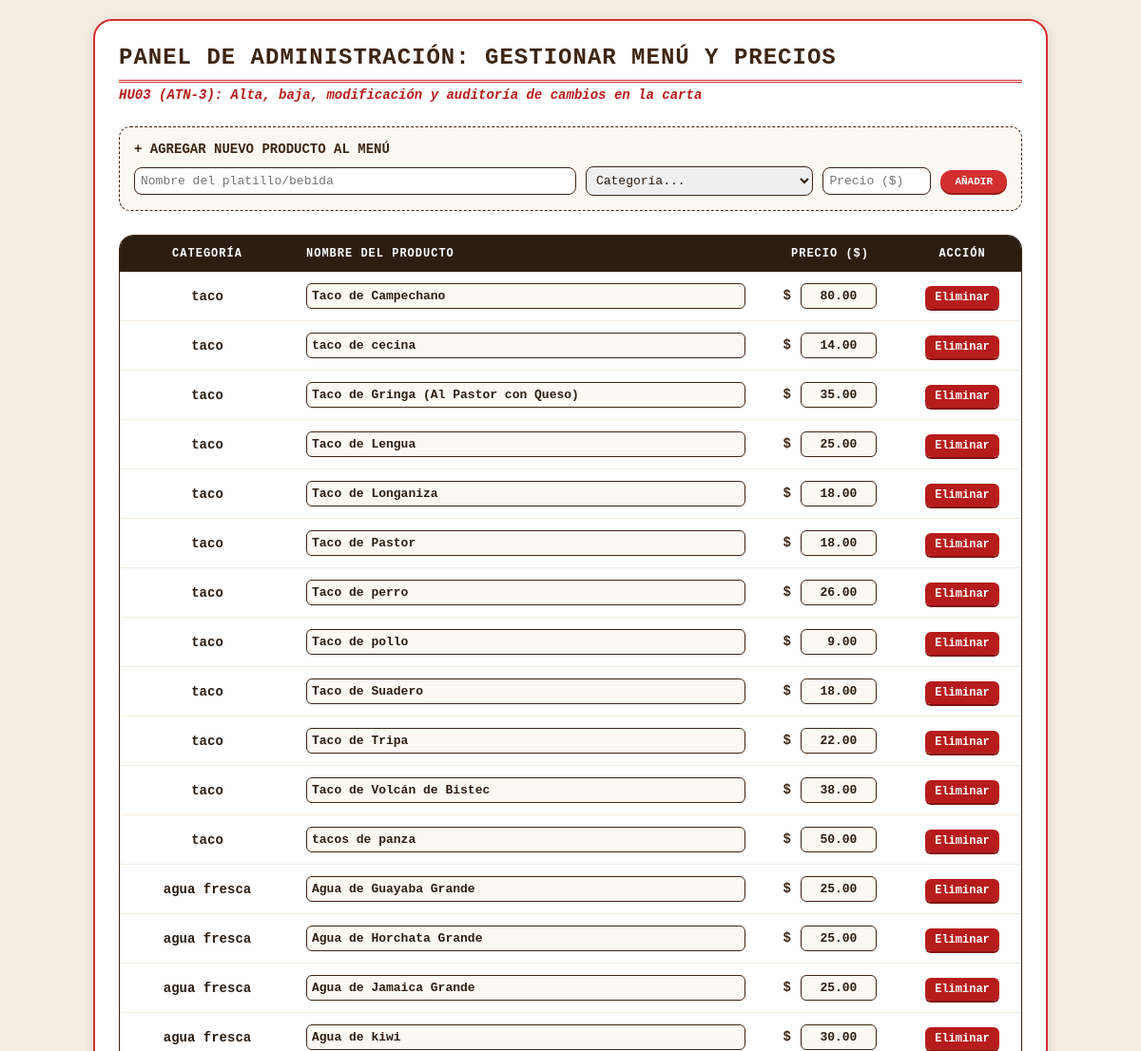
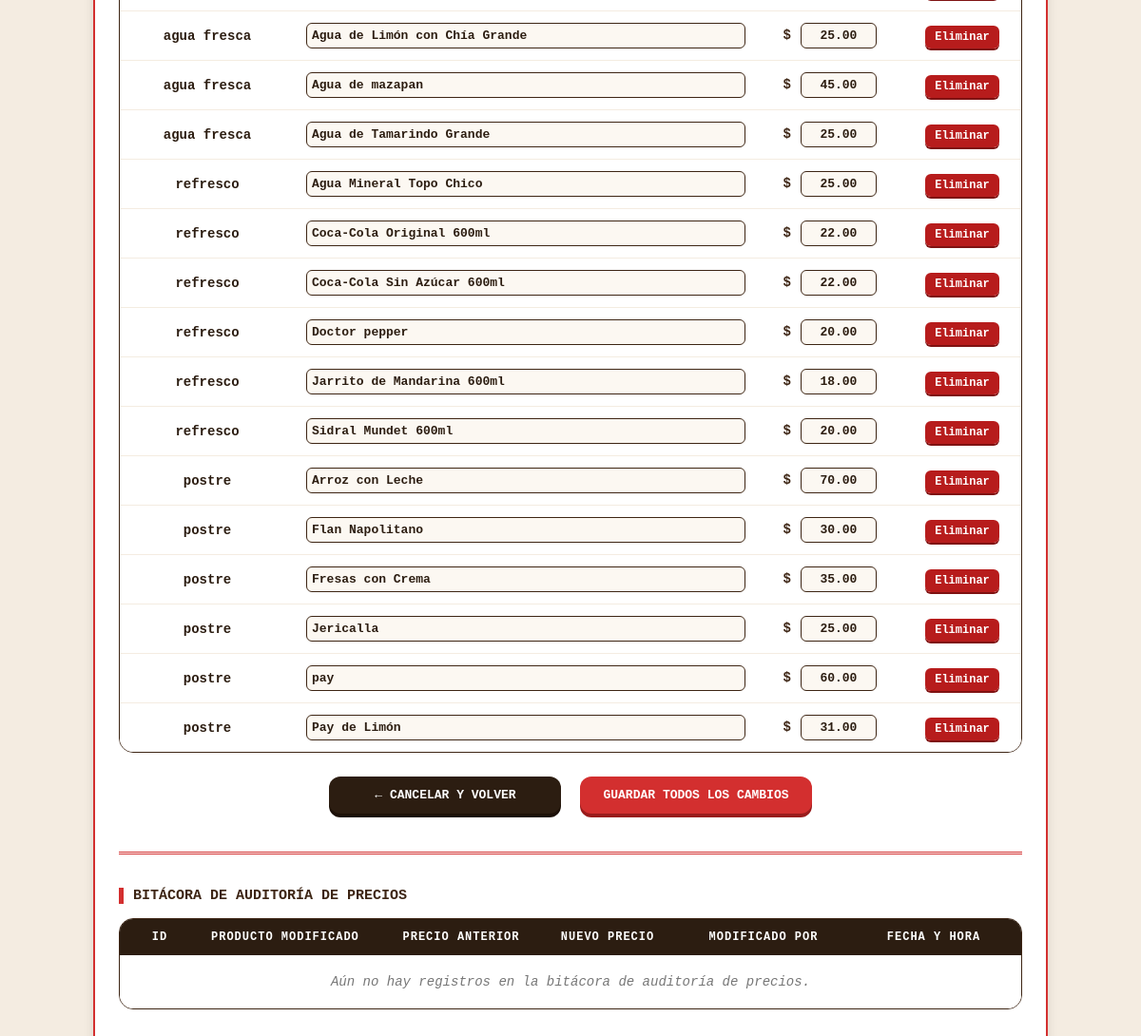
/cambiar_precios.php (signed in), run on an earlier commit of the app's database (2 pictures, top to bottom).
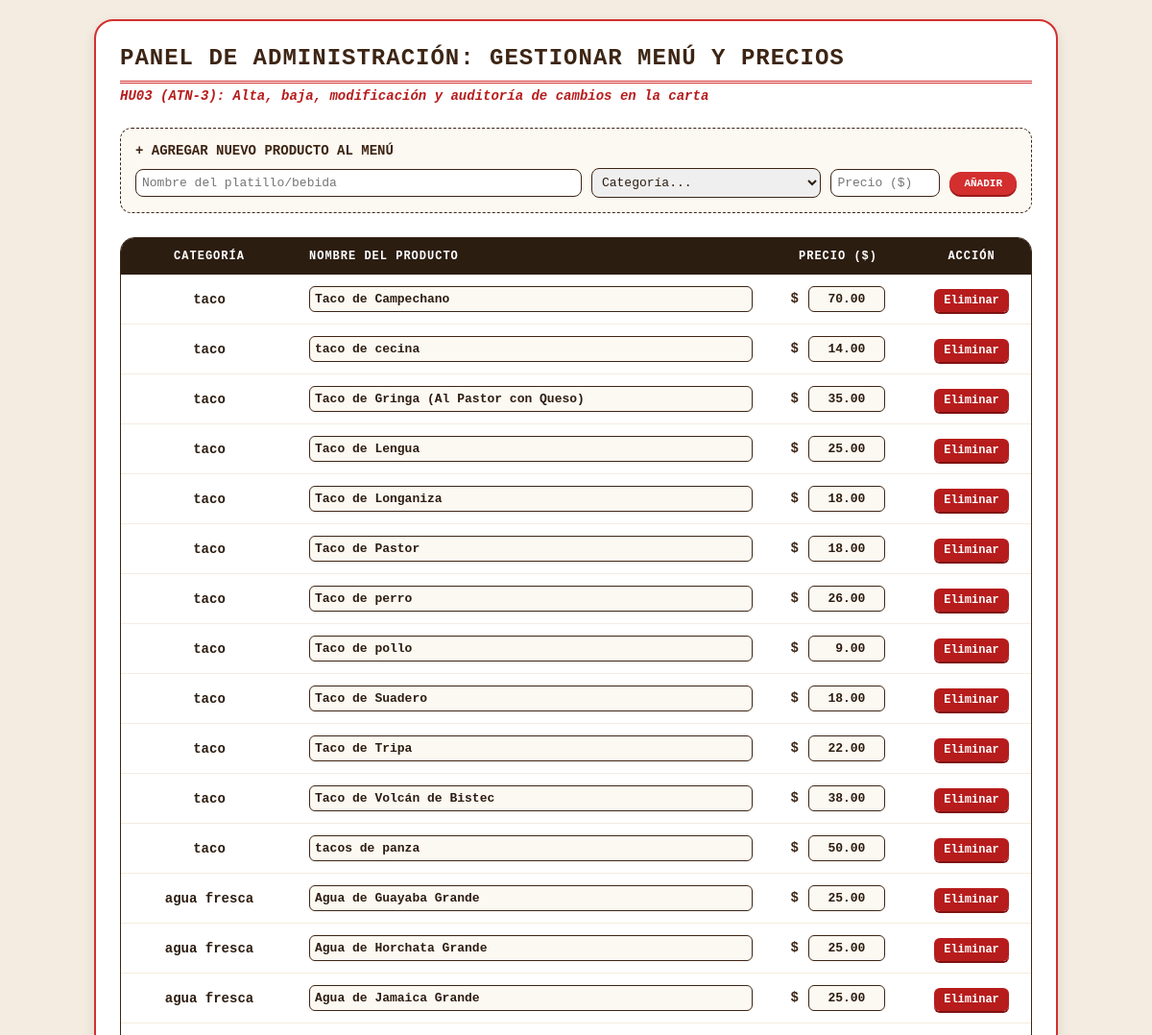
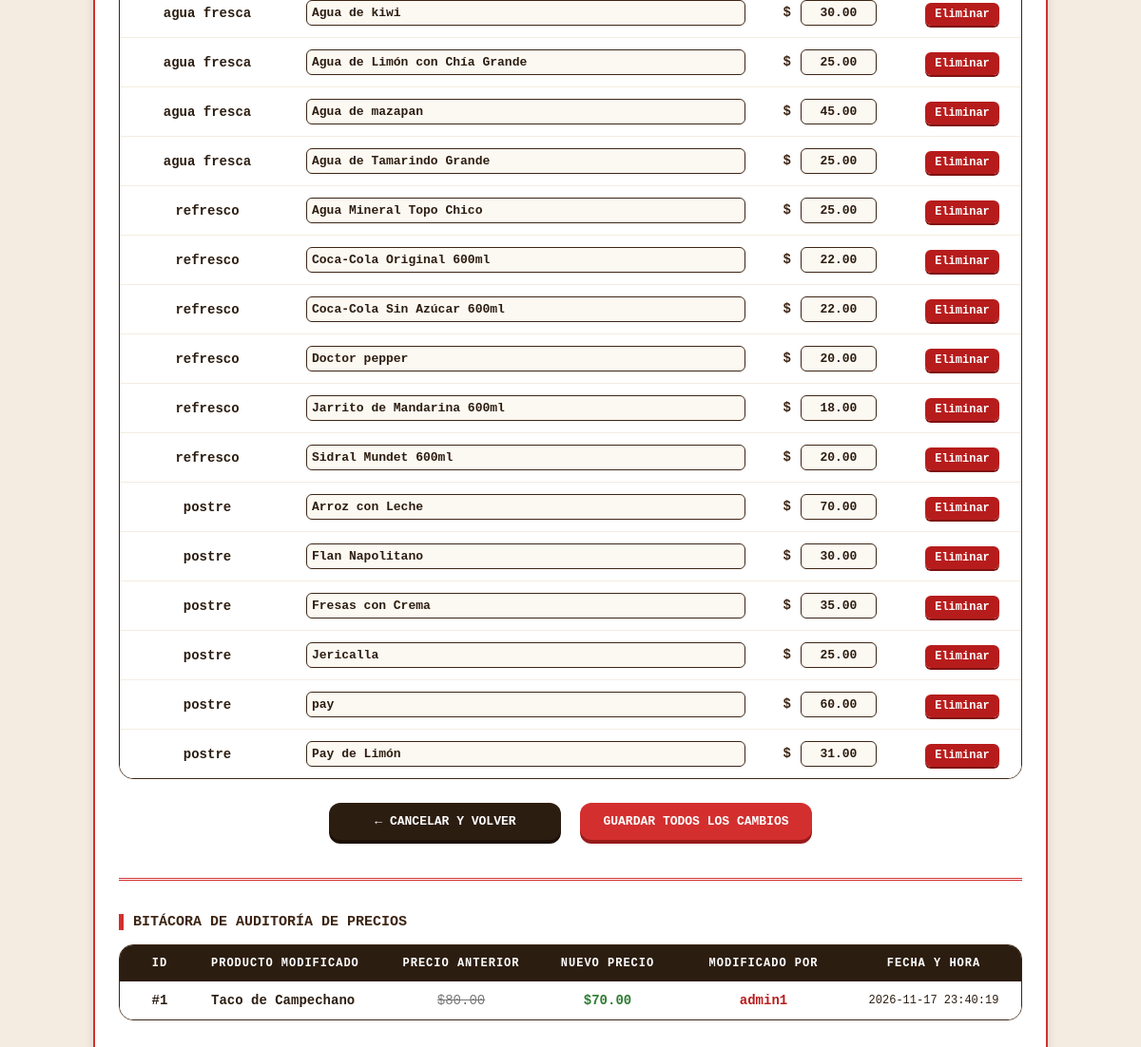
And on a later commit of the database (2 pictures, top to bottom).
### tables this page shows
CREATE TABLE `productos` (
  `id` int(11) NOT NULL,
  `nombre` varchar(100) NOT NULL,
  `categoria` enum('taco','agua fresca','refresco','postre') NOT NULL,
  `precio` decimal(6,2) NOT NULL,
  `existencias` int(11) NOT NULL DEFAULT 0
);

CREATE TABLE `historial_precios` (
  `id` int(11) NOT NULL,
  `id_producto` int(11) NOT NULL,
  `precio_anterior` decimal(10,2) NOT NULL,
  `precio_nuevo` decimal(10,2) NOT NULL,
  `usuario_modifico` varchar(50) NOT NULL,
  `fecha_cambio` datetime NOT NULL DEFAULT current_timestamp()
);

### cambiar_precios.php (the view, shortened to what the changed rows need)
<?php
$servidor   = "localhost";
$usuario_db = "root";
$pass_db    = "";
$base_datos = "taqueria_novillero";
$conexion = new mysqli($servidor, $usuario_db, $pass_db, $base_datos);
$conexion->query("CREATE TABLE IF NOT EXISTS historial_precios (
    id INT AUTO_INCREMENT PRIMARY KEY,
    id_producto INT NOT NULL,
    precio_anterior DECIMAL(10,2) NOT NULL,
    precio_nuevo DECIMAL(10,2) NOT NULL,
    usuario_modifico VARCHAR(50) NOT NULL,
    fecha_cambio DATETIME NOT NULL DEFAULT CURRENT_TIMESTAMP,
    FOREIGN KEY (id_producto) REFERENCES productos(id) ON DELETE CASCADE
)");
$sql_productos = "SELECT id, nombre, categoria, precio FROM productos ORDER BY categoria, nombre";
$resultado = $conexion->query($sql_productos);
$sql_auditoria = "SELECT h.id, p.nombre AS producto, h.precio_anterior, h.precio_nuevo, h.usuario_modifico, h.fecha_cambio
                  FROM historial_precios h
                  INNER JOIN productos p ON h.id_producto = p.id
                  ORDER BY h.fecha_cambio DESC";
$resultado_auditoria = $conexion->query($sql_auditoria);
?>
<!DOCTYPE html>
<html lang="es">
<head>
</head>
<body>
    <div class="container">
        <h2>Panel de Administración: Gestionar Menú y Precios</h2>
        <form action="cambiar_precios.php" method="POST">
            <table>
                <thead>
                    <tr>
                        <th style="text-align: center; width: 160px;">Categoría</th>
                        <th style="text-align: left;">Nombre del Producto</th>
                        <th style="text-align: center; width: 130px;">Precio ($)</th>
                        <th style="text-align: center; width: 100px;">Acción</th>
                    </tr>
                </thead>
                <tbody>
                    <?php if ($resultado && $resultado->num_rows > 0): ?>
                        <?php while ($row = $resultado->fetch_assoc()): ?>
                            <tr>
                                <td style="text-align: center; font-weight: bold;">
                                    <?php echo htmlspecialchars($row['categoria']); ?>
                                </td>
                                <td>
                                    <input type="text" name="productos_edit[<?php echo $row['id']; ?>][nombre]" value="<?php echo htmlspecialchars($row['nombre']); ?>" class="input-tabla" required>
                                </td>
                                <td style="text-align: center;">
                                    <span style="color: #3d2514; font-weight: bold; margin-right: 2px;">$</span>
                                    <input type="number" name="productos_edit[<?php echo $row['id']; ?>][precio]" step="0.01" min="0.01" value="<?php echo $row['precio']; ?>" class="input-tabla input-precio" required>
                                </td>
                                <td style="text-align: center;">
                                    <a href="cambiar_precios.php?eliminar=<?php echo $row['id']; ?>" class="btn-eliminar" onclick="return confirm('¿Seguro que deseas eliminar este producto del menú?');">
                                        Eliminar
                                    </a>
                                </td>
                            </tr>
                        <?php endwhile; ?>
                    <?php else: ?>
                        <tr>
                            <td colspan="4" style="text-align: center; font-style: italic; padding: 20px;">No hay productos registrados en el menú.</td>
                        </tr>
                    <?php endif; ?>
                </tbody>
            </table>
        </form>
        <div class="seccion-auditoria">
            <table>
                <thead>
                    <tr>
                        <th style="text-align: center; width: 60px;">ID</th>
                        <th style="text-align: left;">Producto Modificado</th>
                        <th style="text-align: center; width: 130px;">Precio Anterior</th>
                        <th style="text-align: center; width: 130px;">Nuevo Precio</th>
                        <th style="text-align: center; width: 150px;">Modificado Por</th>
                        <th style="text-align: center; width: 160px;">Fecha y Hora</th>
                    </tr>
                </thead>
                <tbody>
                    <?php if ($resultado_auditoria && $resultado_auditoria->num_rows > 0): ?>
                        <?php while ($aud = $resultado_auditoria->fetch_assoc()): ?>
                            <tr>
                                <td style="text-align: center;"><strong>#<?php echo $aud['id']; ?></strong></td>
                                <td style="font-weight: bold;"><?php echo htmlspecialchars($aud['producto']); ?></td>
                                <td style="text-align: center;" class="precio-viejo">$<?php echo number_format($aud['precio_anterior'], 2); ?></td>
                                <td style="text-align: center;" class="precio-nuevo">$<?php echo number_format($aud['precio_nuevo'], 2); ?></td>
                                <td style="text-align: center; font-weight: bold; color: #b71c1c;"><?php echo htmlspecialchars($aud['usuario_modifico']); ?></td>
                                <td style="text-align: center; font-size: 12px;"><?php echo $aud['fecha_cambio']; ?></td>
                            </tr>
                        <?php endwhile; ?>
                    <?php else: ?>
                        <tr>
                            <td colspan="6" style="text-align: center; font-style: italic; padding: 20px; color: #777;">Aún no hay registros en la bitácora de auditoría de precios.</td>
                        </tr>
                    <?php endif; ?>
                </tbody>
            </table>
        </div>
    </div>
</body>
</html>

What changed in the data, as far as the page shows it:
changed productos "Taco de Campechano": precio "80.00" → "70.00"
added historial_precios: id "1", id_producto.nombre "Taco de Campechano", precio_anterior "80.00", precio_nuevo "70.00", usuario_modifico "admin1", fecha_cambio "2026-11-17 23:40:19"
Also different on the page:
text no longer shown: "Aún no hay registros en la bitácora de auditoría de precios."
